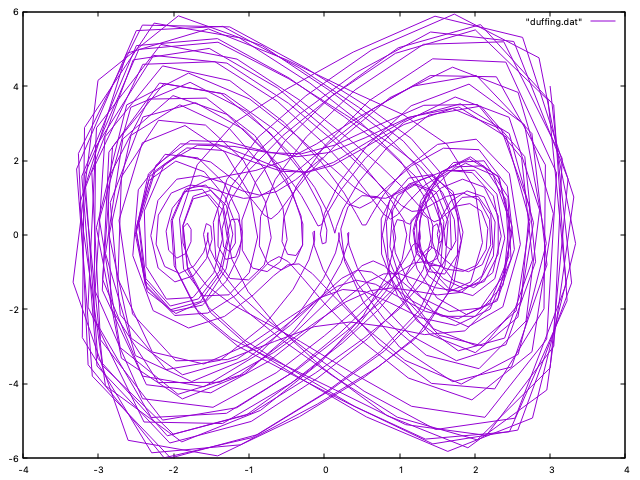

Write gnuplot code to recreate this figure.
#!/usr/local/Cellar/gnuplot/5.4.2/bin/gnuplot
#
#    
#    	G N U P L O T
#    	Version 5.4 patchlevel 2    last modified 2021-06-01 
#    
#    	Copyright (C) 1986-1993, 1998, 2004, 2007-2021
#    	Thomas Williams, Colin Kelley and many others
#    
#    	gnuplot home:     http://www.gnuplot.info
#    	faq, bugs, etc:   type "help FAQ"
#    	immediate help:   type "help"  (plot window: hit 'h')
# set terminal qt 0 font "Sans,9"
# set output
unset clip points
set clip one
unset clip two
unset clip radial
set errorbars front 1.000000 
set border 31 front lt black linewidth 1.000 dashtype solid
set zdata 
set ydata 
set xdata 
set y2data 
set x2data 
set boxwidth
set boxdepth 0
set style fill  empty border
set style rectangle back fc  bgnd fillstyle   solid 1.00 border lt -1
set style circle radius graph 0.02 
set style ellipse size graph 0.05, 0.03 angle 0 units xy
set dummy x, y
set format x "% h" 
set format y "% h" 
set format x2 "% h" 
set format y2 "% h" 
set format z "% h" 
set format cb "% h" 
set format r "% h" 
set ttics format "% h"
set timefmt "%d/%m/%y,%H:%M"
set angles radians
set tics back
unset grid
unset raxis
set theta counterclockwise right
set style parallel front  lt black linewidth 2.000 dashtype solid
set key notitle
set key fixed right top vertical Right noreverse enhanced autotitle nobox
set key noinvert samplen 4 spacing 1 width 0 height 0 
set key maxcolumns 0 maxrows 0
set key noopaque
unset label
unset arrow
unset style line
unset style arrow
set style histogram clustered gap 2 title textcolor lt -1
unset object
unset walls
set style textbox  transparent margins  1.0,  1.0 border  lt -1 linewidth  1.0
set offsets 0, 0, 0, 0
set pointsize 1
set pointintervalbox 1
set encoding default
unset polar
unset parametric
unset spiderplot
unset decimalsign
unset micro
unset minussign
set view 60, 30, 1, 1
set view azimuth 0
set rgbmax 255
set samples 100, 100
set isosamples 10, 10
set surface 
unset contour
set cntrlabel  format '%8.3g' font '' start 5 interval 20
set mapping cartesian
set datafile separator whitespace
set datafile nocolumnheaders
unset hidden3d
set cntrparam order 4
set cntrparam linear
set cntrparam levels 5
set cntrparam levels auto
set cntrparam firstlinetype 0 unsorted
set cntrparam points 5
set size ratio 0 1,1
set origin 0,0
set style data points
set style function lines
unset xzeroaxis
unset yzeroaxis
unset zzeroaxis
unset x2zeroaxis
unset y2zeroaxis
set xyplane relative 0.5
set tics scale  1, 0.5, 1, 1, 1
set mxtics default
set mytics default
set mztics default
set mx2tics default
set my2tics default
set mcbtics default
set mrtics default
set nomttics
set xtics border in scale 1,0.5 mirror norotate  autojustify
set xtics  norangelimit autofreq 
set ytics border in scale 1,0.5 mirror norotate  autojustify
set ytics  norangelimit autofreq 
set ztics border in scale 1,0.5 nomirror norotate  autojustify
set ztics  norangelimit autofreq 
unset x2tics
unset y2tics
set cbtics border in scale 1,0.5 mirror norotate  autojustify
set cbtics  norangelimit autofreq 
set rtics axis in scale 1,0.5 nomirror norotate  autojustify
set rtics  norangelimit autofreq 
unset ttics
set title "" 
set title  font "" textcolor lt -1 norotate
set timestamp bottom 
set timestamp "" 
set timestamp  font "" textcolor lt -1 norotate
set trange [ * : * ] noreverse nowriteback
set urange [ * : * ] noreverse nowriteback
set vrange [ * : * ] noreverse nowriteback
set xlabel "" 
set xlabel  font "" textcolor lt -1 norotate
set x2label "" 
set x2label  font "" textcolor lt -1 norotate
set xrange [ * : * ] noreverse writeback
set x2range [ * : * ] noreverse writeback
set ylabel "" 
set ylabel  font "" textcolor lt -1 rotate
set y2label "" 
set y2label  font "" textcolor lt -1 rotate
set yrange [ * : * ] noreverse writeback
set y2range [ * : * ] noreverse writeback
set zlabel "" 
set zlabel  font "" textcolor lt -1 norotate
set zrange [ * : * ] noreverse writeback
set cblabel "" 
set cblabel  font "" textcolor lt -1 rotate
set cbrange [ * : * ] noreverse writeback
set rlabel "" 
set rlabel  font "" textcolor lt -1 norotate
set rrange [ * : * ] noreverse writeback
unset logscale
unset jitter
set zero 1e-08
set lmargin  -1
set bmargin  -1
set rmargin  -1
set tmargin  -1
set locale "ja_JP.UTF-8"
set pm3d explicit at s
set pm3d scansautomatic
set pm3d interpolate 1,1 flush begin noftriangles noborder corners2color mean
set pm3d clip z 
set pm3d nolighting
set palette positive nops_allcF maxcolors 0 gamma 1.5 color model RGB 
set palette rgbformulae 7, 5, 15
set colorbox default
set colorbox vertical origin screen 0.9, 0.2 size screen 0.05, 0.6 front  noinvert bdefault
set style boxplot candles range  1.50 outliers pt 7 separation 1 labels auto unsorted
set loadpath 
set fontpath
set psdir
set fit brief errorvariables nocovariancevariables errorscaling prescale nowrap v5
GNUTERM = "qt"
I = {0.0, 1.0}
VoxelDistance = 0.0
## Last datafile plotted: "duffing.dat"
plot "duffing.dat" with lines
#    EOF
